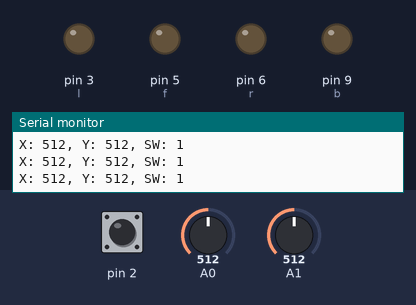
A sketch run on a simulated Arduino Uno, built with avr-gcc and run on an emulated ATmega328P. On the bench: output pins drawn as LEDs (lit = HIGH), the last lines printed to the serial monitor. Inputs (shaded band) come from the test bench; at power-on: A0 = 512, A1 = 512, pin 2 HIGH.

Above: at 1.2 s.
1.3 s: A0 set to 262
4.3 s: A0 set to 243
At 5.2 s:
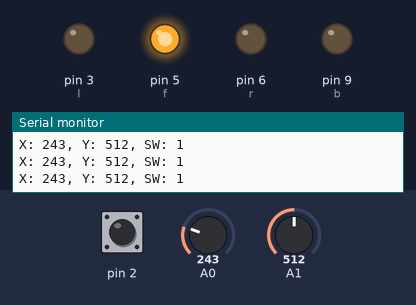
5.8 s: A1 set to 272
7.3 s: A1 set to 245
At 8.3 s:
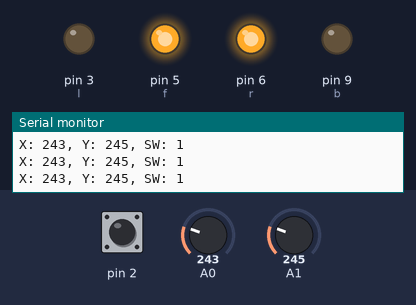
8.8 s: pin 2 pulled LOW for 0.15 s
At 9.7 s:
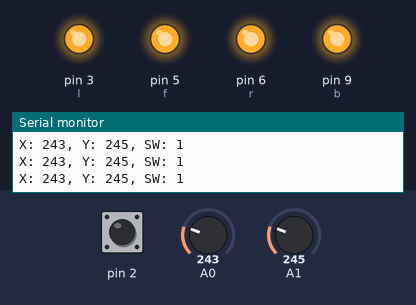
Timing chart, 0 to 11.4 s (numbered marks = the images above; inputs shaded):
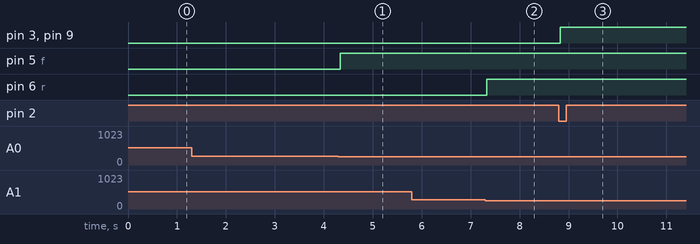

Measured:
- the behaviour switches between 256 and 255 on A0 (found by bisection; images 0 and 1)
- the behaviour switches between 256 and 255 on A1 (found by bisection; images 1 and 2)
- after the input at 4.3 s, pin 5 (f): LOW → HIGH at once
- after the input at 7.3 s, pin 6 (r): LOW → HIGH at once
- after the input at 8.8 s, pin 3 (l), pin 9 (b): LOW → HIGH at once

The sketch:

2-2_Diamond_LEDs.ino
```cpp
int in_x, in_y, in_sw;
int l = 3, f = 5, r = 6, b = 9;

void setup() {
  pinMode(A0, INPUT);
  pinMode(A1, INPUT);
  pinMode(2, INPUT_PULLUP);
  pinMode(l, OUTPUT);
  pinMode(f, OUTPUT);
  pinMode(r, OUTPUT);
  pinMode(b, OUTPUT);
  Serial.begin(9600);

  digitalWrite(l, LOW);
  digitalWrite(f, LOW);
  digitalWrite(r, LOW);
  digitalWrite(b, LOW);
}

void loop() {
  in_x = analogRead(A0);
  in_y = analogRead(A1);
  in_sw = digitalRead(2);

  Serial.print("X: ");
  Serial.print(in_x);
  Serial.print(", Y: ");
  Serial.print(in_y);
  Serial.print(", SW: ");
  Serial.print(in_sw);
  Serial.println();

  if (!in_sw) {
    digitalWrite(l, HIGH);
    digitalWrite(f, HIGH);
    digitalWrite(r, HIGH);
    digitalWrite(b, HIGH);
  } else {
    if (in_x <= 255) {
      digitalWrite(f, HIGH);
    } else if (in_x >= 768) {
      digitalWrite(b, HIGH);
    }

    if (in_y <= 255) {
      digitalWrite(r, HIGH);
    } else if (in_y >= 768) {
      digitalWrite(l, HIGH);
    }
  }

  if ((in_x >= 450 && in_x <= 550) && (in_y >= 450 && in_y <= 550) && in_sw) {
    digitalWrite(l, LOW);
    digitalWrite(f, LOW);
    digitalWrite(r, LOW);
    digitalWrite(b, LOW);
  }
}
```
